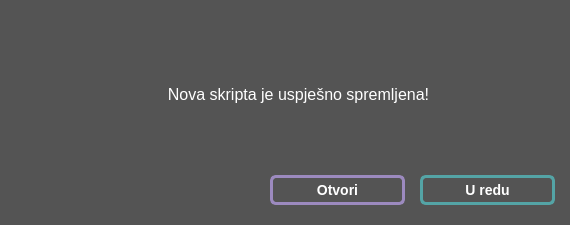
<?xml version="1.0" encoding="UTF-8"?>
<ui version="4.0">
 <class>SuccessDialog</class>
 <widget class="QDialog" name="SuccessDialog">
  <property name="geometry">
   <rect>
    <x>0</x>
    <y>0</y>
    <width>570</width>
    <height>225</height>
   </rect>
  </property>
  <property name="windowTitle">
   <string>Uspjeh</string>
  </property>
  <property name="windowIcon">
   <iconset>
    <normaloff>../../../../../../resources/icons/error.png</normaloff>../../../../../../resources/icons/error.png</iconset>
  </property>
  <property name="accessibleName">
   <string/>
  </property>
  <property name="styleSheet">
   <string notr="true">QDialog#SuccessDialog {
	background-color: rgb(84, 84, 84)
}</string>
  </property>
  <layout class="QVBoxLayout" name="verticalLayout" stretch="3,1">
   <property name="leftMargin">
    <number>15</number>
   </property>
   <property name="topMargin">
    <number>20</number>
   </property>
   <property name="rightMargin">
    <number>15</number>
   </property>
   <property name="bottomMargin">
    <number>20</number>
   </property>
   <item>
    <layout class="QHBoxLayout" name="horizontalLayout">
     <property name="spacing">
      <number>20</number>
     </property>
     <property name="leftMargin">
      <number>0</number>
     </property>
     <property name="rightMargin">
      <number>0</number>
     </property>
     <item>
      <widget class="QLabel" name="SuccessIconLabel">
       <property name="maximumSize">
        <size>
         <width>100</width>
         <height>16777215</height>
        </size>
       </property>
       <property name="text">
        <string/>
       </property>
       <property name="pixmap">
        <pixmap>../../../resources/icons/success.png</pixmap>
       </property>
       <property name="scaledContents">
        <bool>false</bool>
       </property>
      </widget>
     </item>
     <item>
      <widget class="QLabel" name="SuccessMessageLabel">
       <property name="sizePolicy">
        <sizepolicy hsizetype="Expanding" vsizetype="Preferred">
         <horstretch>0</horstretch>
         <verstretch>0</verstretch>
        </sizepolicy>
       </property>
       <property name="styleSheet">
        <string notr="true">QLabel#SuccessMessageLabel {
	color: white;
	font-size: 16px;
}</string>
       </property>
       <property name="text">
        <string>&lt;html&gt;&lt;head/&gt;&lt;body&gt;&lt;p align=&quot;center&quot;&gt;&lt;span style=&quot; font-size:12pt;&quot;&gt;Nova skripta je uspješno spremljena!&lt;/span&gt;&lt;/p&gt;&lt;/body&gt;&lt;/html&gt;</string>
       </property>
       <property name="alignment">
        <set>Qt::AlignRight|Qt::AlignTrailing|Qt::AlignVCenter</set>
       </property>
      </widget>
     </item>
    </layout>
   </item>
   <item>
    <layout class="QHBoxLayout" name="horizontalLayout_2">
     <property name="spacing">
      <number>15</number>
     </property>
     <property name="sizeConstraint">
      <enum>QLayout::SetMinimumSize</enum>
     </property>
     <item>
      <spacer name="horizontalSpacer">
       <property name="orientation">
        <enum>Qt::Horizontal</enum>
       </property>
       <property name="sizeHint" stdset="0">
        <size>
         <width>40</width>
         <height>20</height>
        </size>
       </property>
      </spacer>
     </item>
     <item>
      <widget class="QPushButton" name="OpenFileButton">
       <property name="minimumSize">
        <size>
         <width>135</width>
         <height>30</height>
        </size>
       </property>
       <property name="styleSheet">
        <string notr="true">QPushButton#OpenFileButton {
	border-radius: 6px;
	border: 3px solid #9C8ABF;

	font-weight: 600;
	font-size: 14px;
	color: white;
}

QPushButton#OpenFileButton:hover {
	border-color: #B8A2E1;	
}

QPushButton#OpenFileButton:pressed {
	background-color: rgb(70, 70, 70)
}</string>
       </property>
       <property name="text">
        <string>Otvori</string>
       </property>
      </widget>
     </item>
     <item>
      <widget class="QPushButton" name="OKButton">
       <property name="minimumSize">
        <size>
         <width>135</width>
         <height>30</height>
        </size>
       </property>
       <property name="styleSheet">
        <string notr="true">QPushButton#OKButton {
	border-radius: 6px;
	border: 3px solid #54a4a6;

	font-weight: 600;
	font-size: 14px;
	color: white;
}

QPushButton#OKButton:hover {
	border-color: #63C2C4;	
}

QPushButton#OKButton:pressed {
	background-color: rgb(70, 70, 70)
}</string>
       </property>
       <property name="text">
        <string>U redu</string>
       </property>
      </widget>
     </item>
    </layout>
   </item>
  </layout>
 </widget>
 <resources/>
 <connections>
  <connection>
   <sender>OKButton</sender>
   <signal>clicked()</signal>
   <receiver>SuccessDialog</receiver>
   <slot>close()</slot>
   <hints>
    <hint type="sourcelabel">
     <x>249</x>
     <y>169</y>
    </hint>
    <hint type="destinationlabel">
     <x>249</x>
     <y>99</y>
    </hint>
   </hints>
  </connection>
 </connections>
</ui>
